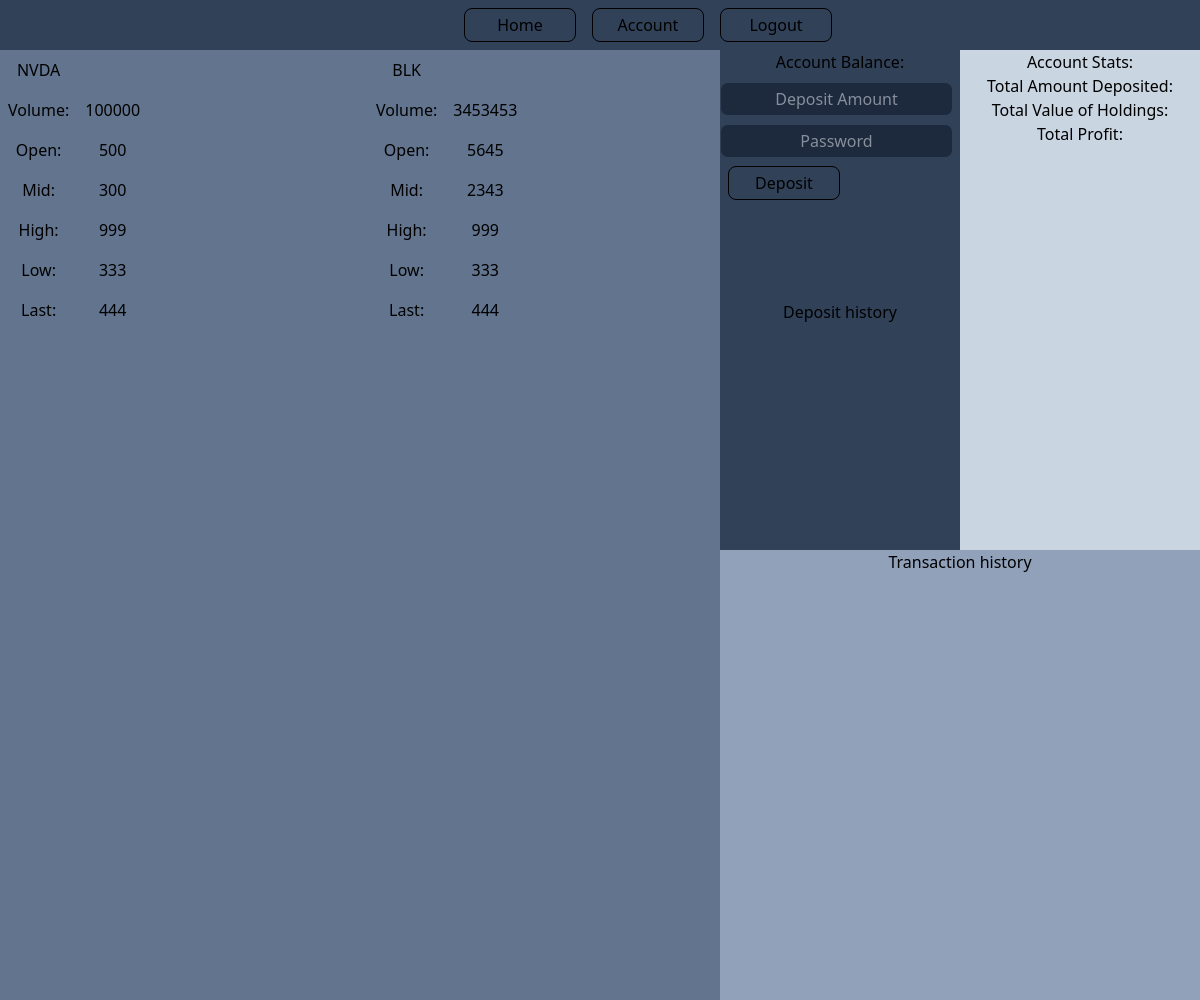
Screenshot of /portfolio (signed in) with the database file from the repository.
### tables this page shows
CREATE TABLE favourites(id integer primary key, userid int not null, ticker text not null, change);

### app.py (the view)
@app.route("/portfolio")
@login_required
def portfolio():
    db = sqlite3.connect("database.db")
    curs = db.cursor()
    favourites = curs.execute("SELECT * FROM favourites WHERE userid = ?", (session["user_id"],)).fetchall()
    db.close()
    favouriteData = []
    for favourite in favourites:
            favouriteData.append(
                next((item for item in IEXdata if item["ticker"] == favourite[2]), None)
            )
    return render_template("/portfolio.html", favourites = favouriteData)

### helpers.py (called while the page is built)
def login_required(f):
    @wraps(f)
    def decorated_function(*args, **kwargs):
        if session.get("user_id") is None:
            return redirect("/login")
        return f(*args, **kwargs)
    return decorated_function

### templates/portfolio.html
{% extends "layout.html" %}
{% block main %}
<div class="w-full justify-center flex" id="menuContainer">
    <div class="w-2/5 justify-end flex" id="menu">
        <a class="rounded-lg border w-28 text-center py-1 my-2 mx-2 hover:from-cyan-500 hover:bg-linear-to-r to-blue-500 hover:border-0 block" href="/"> Home </a>
        <a class="rounded-lg border w-28 text-center py-1 my-2 mx-2 hover:from-cyan-500 hover:bg-linear-to-r to-blue-500 hover:border-0 block" href="/account"> Account </a>
        <a class="rounded-lg border w-28 text-center py-1 my-2 mx-2 hover:from-cyan-500 hover:bg-linear-to-r to-blue-500 hover:border-0 block" href="/logout"> Logout </a>
    </div>
</div>
<div class="flex">
    <div class="bg-slate-500 w-3/5">
       <div class="grid grid-cols-2 gap-4 ">
            {% for item in favourites %}
                <div class="text-center">
                    <table>
                        <tbody>
                            <tr>
                                <td class="p-2">
                                    {{ item["ticker"] }}
                                </td>
                            </tr>
                            <tr>
                                <td class="p-2">Volume:</td>
                                <td class="p-2">
                                    {{ item["volume"] }}
                                </td>
                            </tr>
                            <tr>
                                <td class="p-2">Open:</td>
                                <td class="p-2">
                                    {{ item["open"] }}
                                </td>
                            </tr>
                            <tr>
                                <td class="p-2">Mid:</td>
                                <td class="p-2">
                                    {{ item["mid"] }}
                                </td>
                            </tr>
                            <tr>
                                <td class="p-2">High:</td>
                                <td class="p-2">
                                    {{ item["high"] }}
                                </td>
                            </tr>
                            <tr>
                                <td class="p-2">Low:</td>
                                <td class="p-2">
                                    {{ item["low"] }}
                                </td>
                            </tr>
                            <tr>
                                <td class="p-2">Last:</td>
                                <td class="p-2">
                                    {{ item["tngoLast"] }}
                                </td>
                            </tr>
                        </tbody>
                    </table>
                </div>
            {% endfor %}
       </div>
    </div>
    <div class=" w-2/5  h-screen text-center">
        <div class="w-full h-1/2 flex">
            <div class="h-full w-1/2">
                <div class="min-w-1/2 h-1/2" id="deposit-panel">
                    <p>Account Balance:</p>
                    <form action="/" method="post" class="">
                        <input class="block border border-slate-700 bg-slate-800 rounded-lg py-1 my-2 text-center text-slate-100 hover:border-pink-200 hover:border-solid hover:border" type="text" name="amount" id="deposit_amount" placeholder="Deposit Amount">
                        <input class="block border border-slate-700 bg-slate-800 rounded-lg py-1 my-2 text-center text-slate-100 hover:border-pink-200 hover:border-solid hover:border" type="password" name="password" id="password" placeholder="Password">
                        <input class="rounded-lg border w-28 text-center py-1 my-2 mx-2 hover:from-cyan-500 hover:bg-linear-to-r to-blue-500 hover:border-0 block" type="submit" value="Deposit">
                    </form>
                </div>
                <div class="h-1/2" id="deposit-history-panel">
                    Deposit history
                </div>
            </div>
            <div class="min-w-1/2 h-full bg-slate-300" id="account-stats-panel">
                <p>Account Stats:</p>
                <p>Total Amount Deposited:</p>
                <p>Total Value of Holdings:</p>
                <p>Total Profit:</p>
            </div>
        </div>
        <div class="min-w-full h-1/2 bg-slate-400" id="transaction-history-panel">
            Transaction history
        </div>
    </div>
</div>
{% endblock %}

### templates/layout.html (shortened to what this page needs)
<!DOCTYPE html>
<html lang="en">
<head>
    <script src="https://cdn.jsdelivr.net/npm/@tailwindcss/browser@4"></script>
    <link rel="stylesheet" href="static/style.css">
</head>
<body class="bg-slate-700">
    {% block main %}
    {% endblock %}
</body>
</html>

### rows the page displays
favourites: ticker "NVDA", volume "100000", open "500", mid "300", high "999", low "333", tngoLast "444"
favourites: ticker "BLK", volume "3453453", open "5645", mid "2343", high "999", low "333", tngoLast "444"
